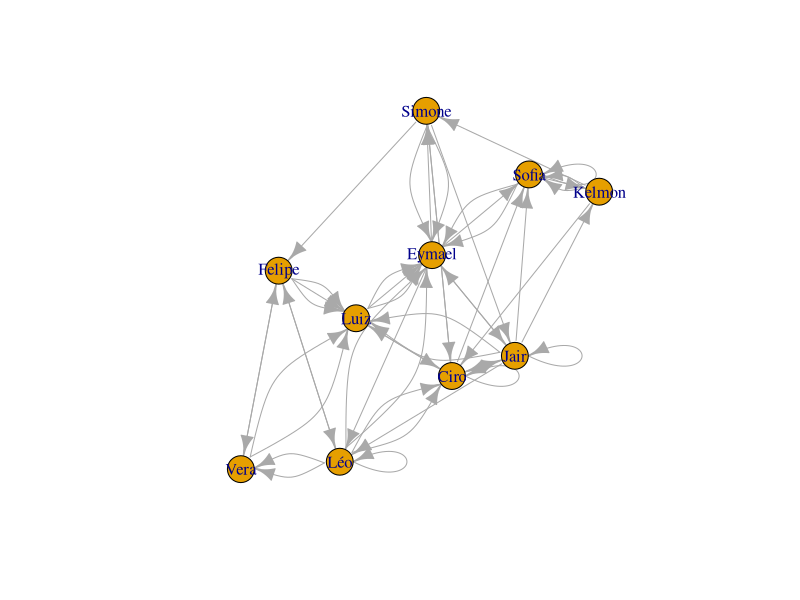
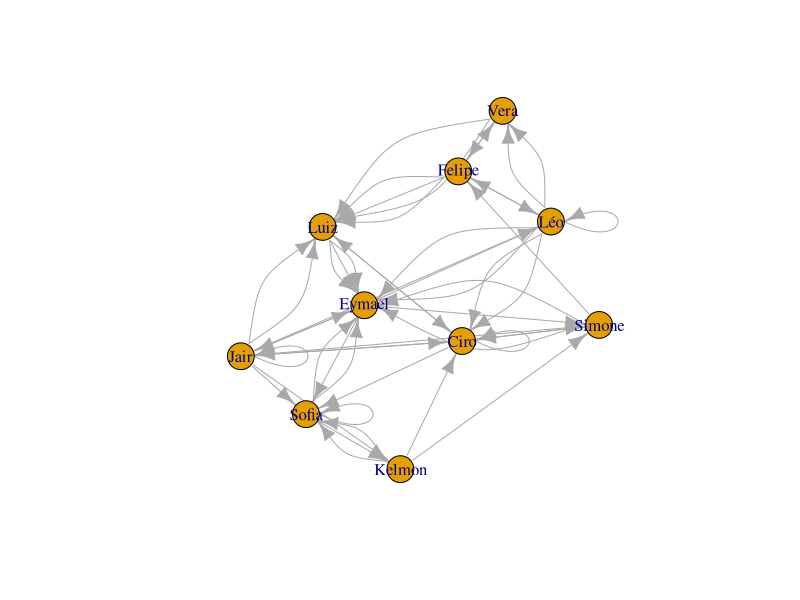
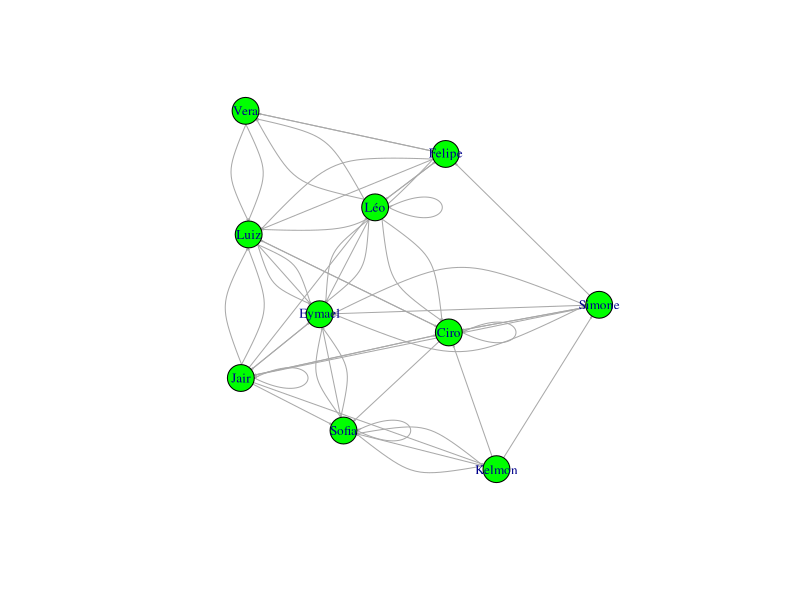
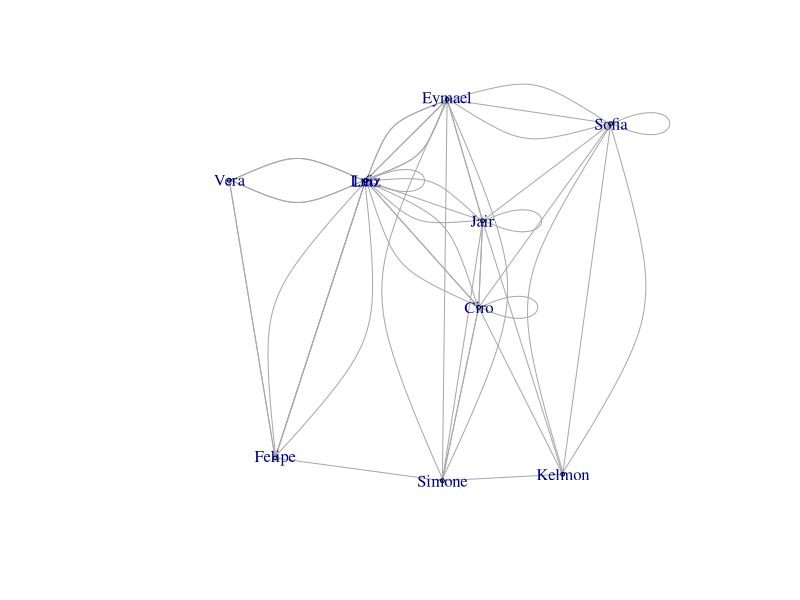
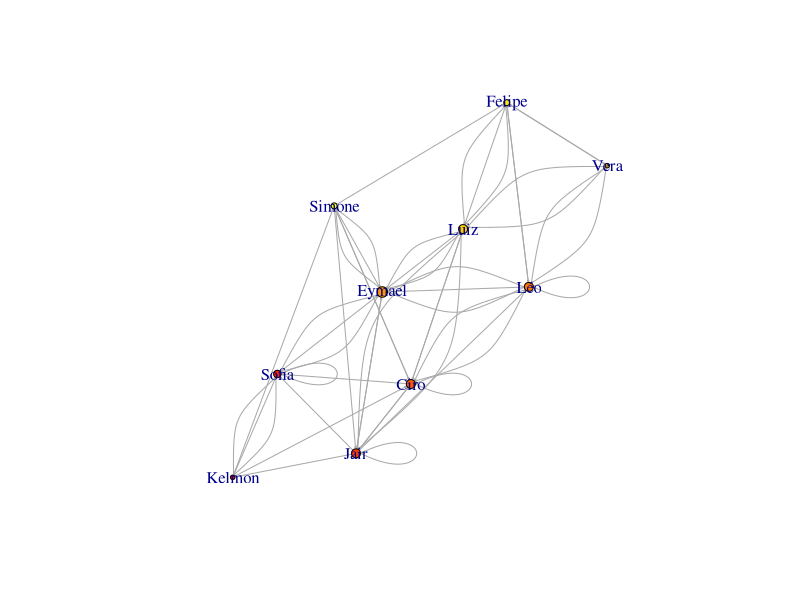
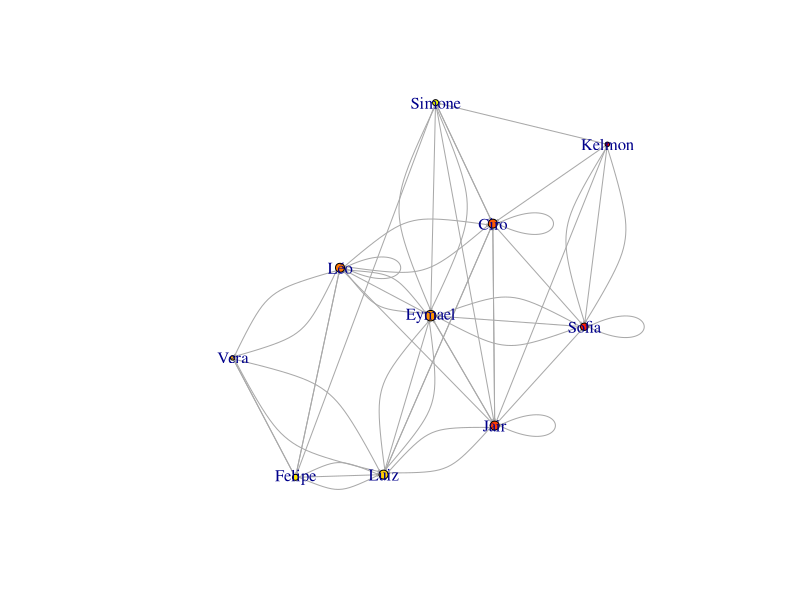
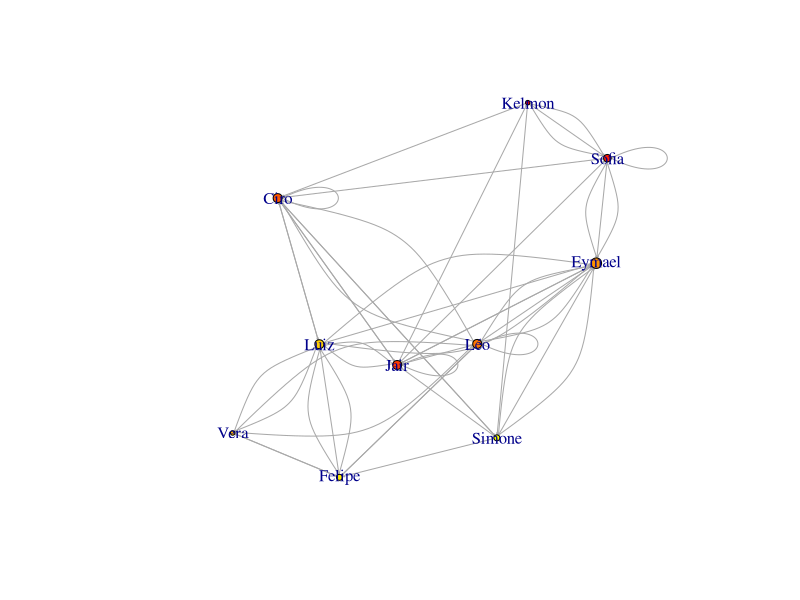
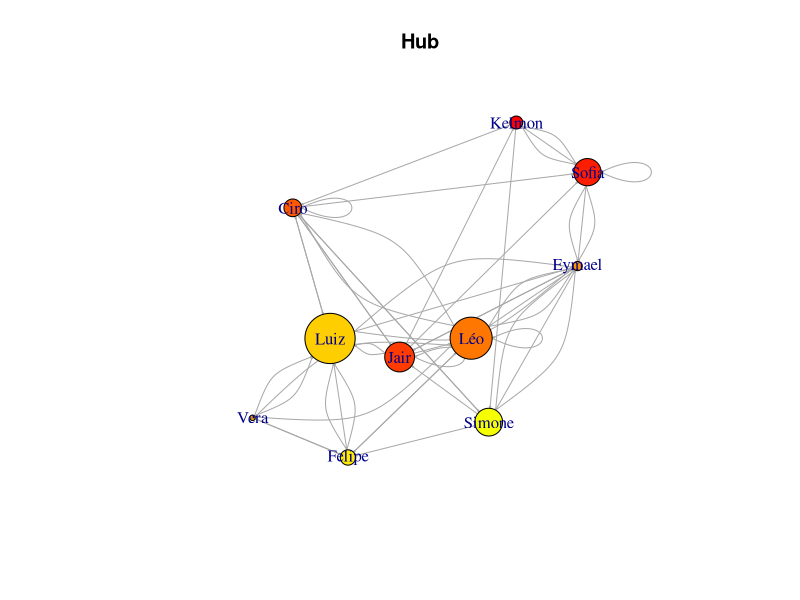

Source code (R) for these figures, in order:
#-------------------------------------------------
# social network methods
# prof. Steven Ross
#-------------------------------------------------

library(igraph)
library(readr)
dev.off()

nomes <- c("Ciro" , "Eymael" , "Felipe" , "Jair" , 
           "Léo" , "Luiz" , "Kelmon" , "Simone" , 
           "Sofia" , "Vera")  

dados <- data.frame(
  from = sample(nomes, 50, TRUE),
  to = sample(nomes, 50, TRUE),
  weight = runif(50)
)

class(nomes)
class(dados)


net <- graph.data.frame(dados, directed=T)
class(net)
V(net)
E(net)

net[] 
net[1,] 

plot(net)

all_simple_paths(net, from = "Luiz", to = "Jair")


distances(net, mode="all")


transitivity(net)

set.seed(12345)

V(net)$label <- V(net)$name
V(net)$degree <- degree(net)

plot(net)

plot(net,
     vertex.color = 'green',
     vertext.size = 2,
     edge.arrow.size = 0.1,
     vertex.label.cex = 0.8)

# multidimensional scaling - MDS

plot(net,
     vertex.color = 'skyblue',
     vertex.size = 2,
     edge.arrow.size = 0.1,
     layout=layout_with_mds(net))

plot(net,
     vertex.color = rainbow(52),
     vertex.size = V(net)$degree*0.4,
     edge.arrow.size = 0.1,
     layout=layout.fruchterman.reingold)

plot(net,
     vertex.color = rainbow(52),
     vertex.size = V(net)$degree*0.4,
     edge.arrow.size = 0.1,
     layout=layout.graphopt)

plot(net,
     vertex.color = rainbow(52),
     vertex.size = V(net)$degree*0.4,
     edge.arrow.size = 0.1,
     layout=layout.kamada.kawai)

#----------------------------------------------------
#----------------------------------------------------
#----------------------------------------------------

degree(net)
degree(net, mode="all")
degree(net, mode="in")
degree(net, mode="out")

closeness(net)
closeness(net, mode="all")
closeness(net, mode="in")
closeness(net, mode="out")

betweenness(net)
betweenness(net,
            v = V(net),
            directed = TRUE,
            normalized = FALSE)

eigen_centrality(net)$vector

## Authority and Hub scores
AS <- authority_score(net)$vector
HS <- hub_score(net)$vector


#----------------------------------------------------
plot(net,
     vertex.size=HS*30,
     main = 'Hub',
     vertex.color = rainbow(52),
     edge.arrow.size=0.1,
     layout = layout.kamada.kawai)

plot(net,
     vertex.size=AS*30,
     main = 'Authoridade',
     vertex.color = rainbow(52),
     edge.arrow.size=0.1,
     layout = layout.kamada.kawai)

#--------------------------------------------------------
# Comunidade
#--------------------------------------------------------

cnet <- cluster_edge_betweenness(net)
cnet

plot(cnet,
     net,
     edge.arrow.size=0.1,
     vertex.size = 10,
     vertex.label.cex = 0.8)

